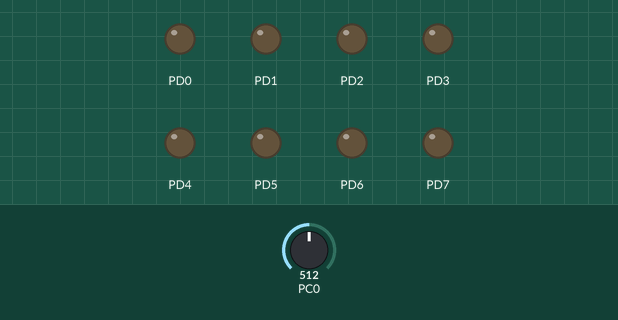
Recording of a program running on a simulated ATmega328P, built with avr-gcc and emulated at 16 MHz. Shown: output pins drawn as LEDs (lit = HIGH). The inputs (shaded band) are chosen by the test bench; at power-on: PC0 = 512.

Above: at 1.2 s.
1.3 s: PC0 set to 716
At 2.4 s:
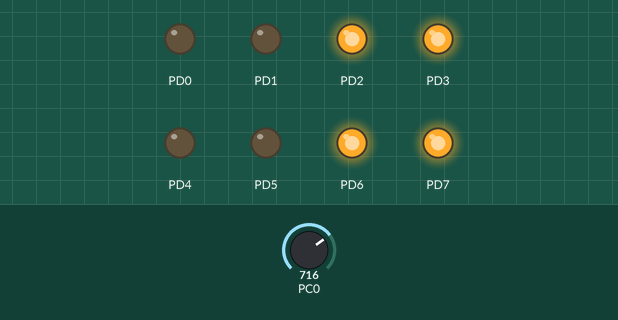
2.8 s: PC0 set to 900
At 3.6 s:
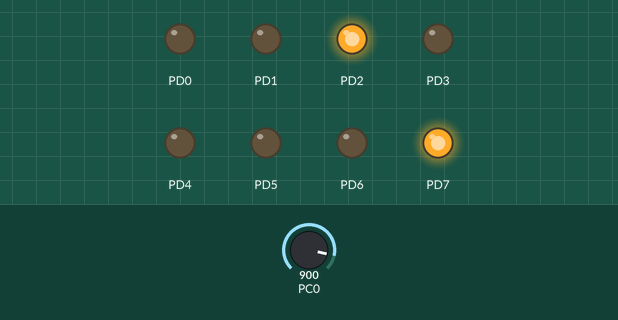
4.3 s: PC0 set to 1023
At 4.7 s:
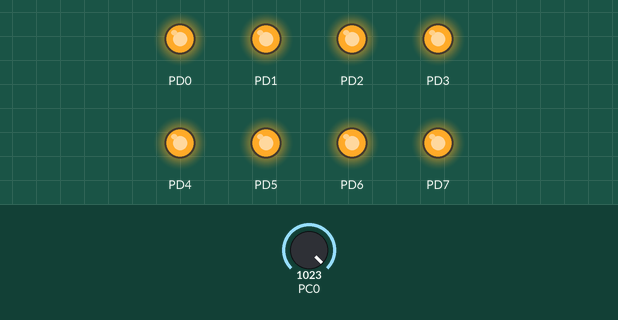
5.8 s: PC0 set to 306
At 7.0 s:
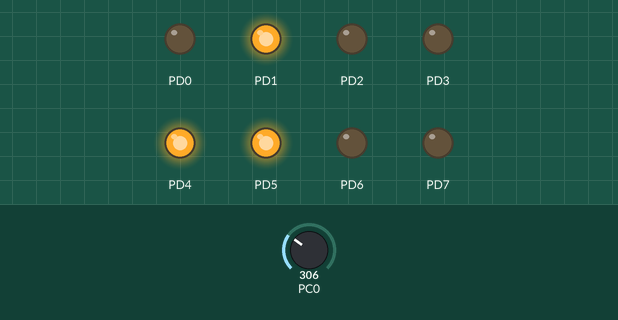
7.3 s: PC0 set to 122
At 8.2 s:
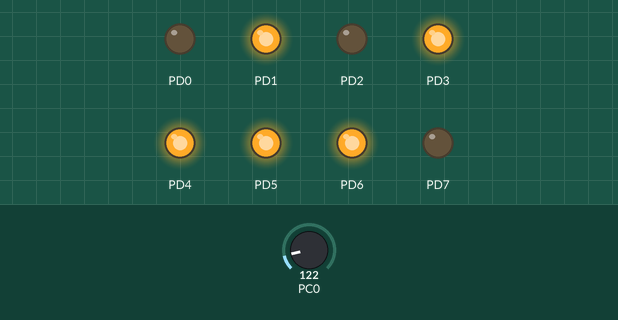
8.8 s: PC0 set to 0
At 9.3 s:
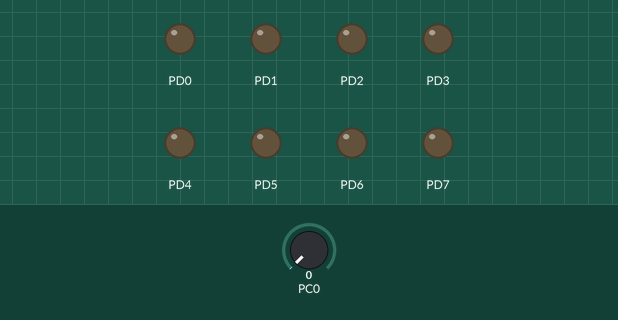
Timing chart, 0 to 11.3 s (numbered marks = the images above; inputs shaded):
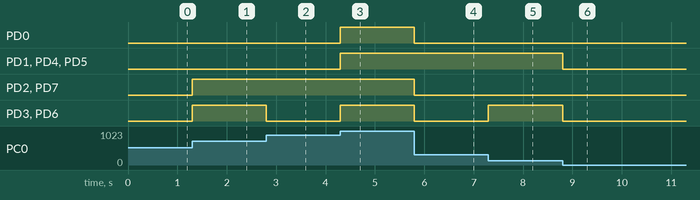

Measured:
- after the input at 1.3 s, PD2, PD3, PD6, PD7: LOW → HIGH at once
- after the input at 2.8 s, PD3, PD6: HIGH → LOW at once
- after the input at 4.3 s, PD0, PD1, PD3–6: LOW → HIGH at once
- after the input at 5.8 s, PD0, PD2, PD3, PD6, PD7: HIGH → LOW at once
- after the input at 7.3 s, PD3, PD6: LOW → HIGH at once
- after the input at 8.8 s, PD1, PD3–6: HIGH → LOW at once

The program:

main.c
```c
#include <avr/io.h>
#define F_CPU 16000000UL // Setting CPU Frequency 16MHz
#include <util/delay.h>  // Delay library
#include<avr/interrupt.h>

int clear;

void setup_adc()
{
	ADCSRA = (1<<ADEN) | (1<<ADPS2) | (1<<ADPS1) | (1<<ADPS0); // Enabling ADEN and Setting prescalar to 128
	ADMUX = (1<<REFS0) | (0<<REFS1); // Setting ADMUX for AVCC with external capacitor
}

int main(void)
{
	DDRD = 0xFF;
	setup_adc();

	while (1)
	{
		ADCSRA |= (1<<ADSC);		// Enabling ADSC
		while(ADCSRA & (1<<ADSC));	// Checking loop until the value is zero
		PORTD = ADCL;				// Giving output acc to change
		clear = ADCH;				// Clearing other value and deleting it
	}
}
```
